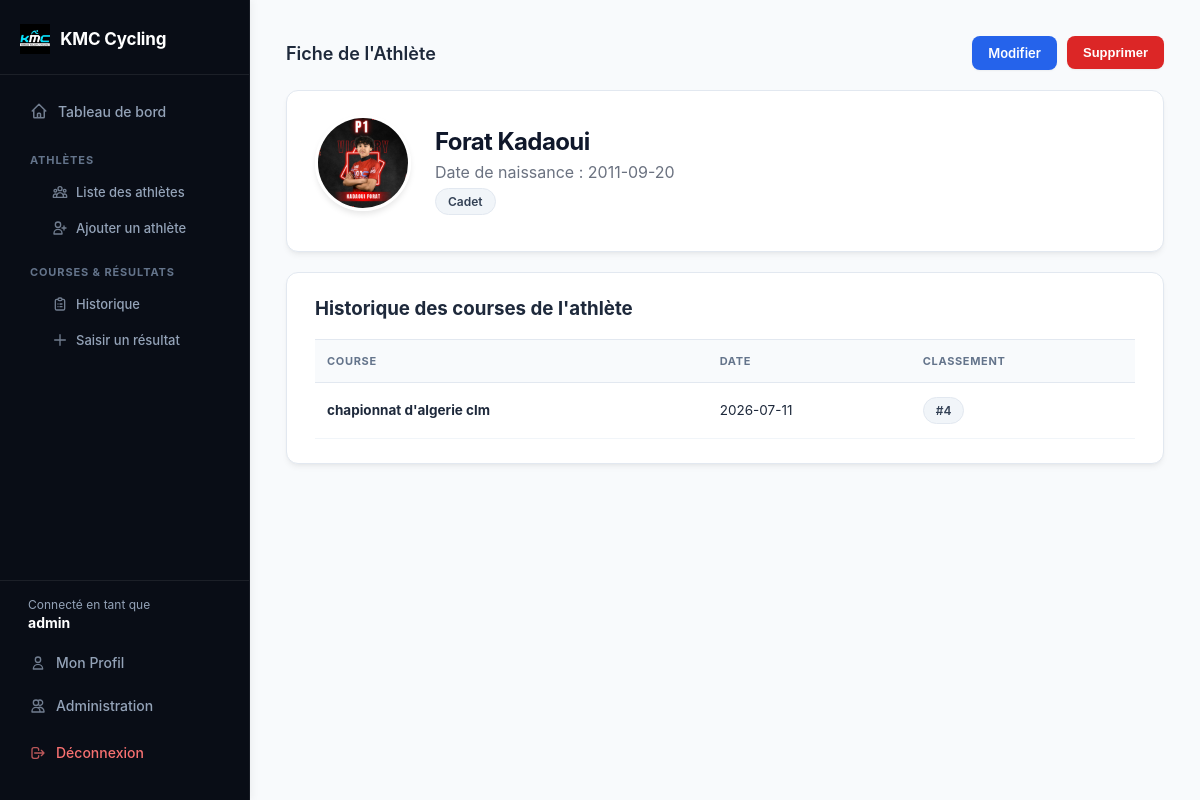
The app's page /athlete/1 (signed in) with its own data.
### tables this page shows
CREATE TABLE athletes (
            id INTEGER PRIMARY KEY AUTOINCREMENT,
            nom TEXT NOT NULL,
            prenom TEXT NOT NULL,
            date_naissance TEXT,
            categorie TEXT,
            nom_fichier TEXT
        );

CREATE TABLE resultats (
            id INTEGER PRIMARY KEY AUTOINCREMENT,
            athlete_id INTEGER,
            nom_course TEXT NOT NULL,
            date_course TEXT,
            classement INTEGER,
            FOREIGN KEY (athlete_id) REFERENCES athletes (id) ON DELETE CASCADE
        );

### app.py (the view)
@app.route('/athlete/<int:id>')
def profil_athlete(id):
    if 'user_id' not in session:
        return redirect(url_for('login'))
    conn = get_db_connection()
    athlete = conn.execute('SELECT * FROM athletes WHERE id = ?', (id,)).fetchone()
    if not athlete:
        conn.close()
        flash("Athlète introuvable.", "erreur")
        return redirect(url_for('liste_athletes'))
    resultats = conn.execute('SELECT * FROM resultats WHERE athlete_id = ? ORDER BY date_course DESC', (id,)).fetchall()
    conn.close()
    return render_template('profil_athlete.html', athlete=athlete, resultats=resultats)

### app.py (called while the page is built)
def get_db_connection():
    conn = sqlite3.connect('cyclisme.db')
    conn.row_factory = sqlite3.Row
    return conn

### templates/profil_athlete.html (shortened to what this page needs)
<!DOCTYPE html>
<html lang="fr">
<head>
    <link rel="stylesheet" href="{{ url_for('static', filename='style.css') }}">
</head>
<body>
    <div class="app-layout">
        {% include 'sidebar.html' %}
        <main class="content">
            <div class="container">
                <div class="entete-section">
                    <h2>Fiche de l'Athlète</h2>
                    <div style="display: flex; gap: 10px;">
                        <a href="{{ url_for('modifier_athlete', id=athlete.id) }}" class="bouton-export" style="background: #2563eb;">Modifier</a>
                        <form action="{{ url_for('supprimer_athlete', id=athlete.id) }}" method="POST" class="form-inline" onsubmit="return confirm('Voulez-vous vraiment supprimer cet athlète ?');">
                            <button type="submit" class="bouton-export" style="background: #dc2626; margin: 0; cursor: pointer;">Supprimer</button>
                        </form>
                    </div>
                </div>
                <div class="card" style="display: flex; align-items: center; gap: 24px; margin-bottom: 20px;">
                    {% if athlete.nom_fichier %}
                        <img src="{{ url_for('static', filename='uploads/' + athlete.nom_fichier) }}" class="avatar-grande">
                    {% else %}
                        <div class="avatar-grande-placeholder">{{ athlete.prenom[0] }}{{ athlete.nom[0] }}</div>
                    {% endif %}
                    <div>
                        <h1 style="margin: 0; text-transform: capitalize;">{{ athlete.prenom }} {{ athlete.nom }}</h1>
                        <p style="margin: 6px 0; color: #6b7280;">Date de naissance : {{ athlete.date_naissance or 'Non renseignée' }}</p>
                        <div><span class="badge-categorie">{{ athlete.categorie or 'Sans catégorie' }}</span></div>
                    </div>
                </div>
                <div class="card">
                    <h3 style="margin-top: 0;">Historique des courses de l'athlète</h3>
                    <table>
                        <thead>
                            <tr>
                                <th>Course</th>
                                <th>Date</th>
                                <th>Classement</th>
                            </tr>
                        </thead>
                        <tbody>
                            {% for r in resultats %}
                            <tr>
                                <td><strong>{{ r.nom_course }}</strong></td>
                                <td>{{ r.date_course }}</td>
                                <td><span class="badge-categorie">#{{ r.classement }}</span></td>
                            </tr>
                            {% else %}
                            <tr>
                                <td colspan="3">Aucun résultat enregistré pour cet athlète.</td>
                            </tr>
                            {% endfor %}
                        </tbody>
                    </table>
                </div>
            </div>
        </main>
    </div>
</body>
</html>

### static/style.css (style rules this page uses)
* { box-sizing: border-box; }
body { font-family: -apple-system, BlinkMacSystemFont, "Segoe UI", Roboto, Helvetica, Arial, sans-serif; background: #f8fafc; margin: 0; padding: 0; color: #1e293b; -webkit-font-smoothing: antialiased; }
h1 { margin-top: 0; font-size: 24px; font-weight: 700; color: #0f172a; letter-spacing: -0.025em; }
h2 { font-size: 18px; font-weight: 600; color: #1e293b; }
.app-layout { display: flex; min-height: 100vh; }
.content { flex: 1; padding: 36px; min-width: 0; }
.container { max-width: 1040px; margin: 0 auto; }
.card { background: #ffffff; border-radius: 12px; padding: 24px 28px; box-shadow: 0 4px 6px -1px rgba(0, 0, 0, 0.05), 0 2px 4px -2px rgba(0, 0, 0, 0.05); border: 1px solid #e2e8f0; }
.entete-section { display: flex; justify-content: space-between; align-items: center; margin-bottom: 20px; }
.entete-section h2 { margin: 0; }
.bouton-export { background: #0f172a; color: white; text-decoration: none; padding: 9px 16px; border-radius: 8px; font-size: 13px; font-weight: 600; transition: background-color 0.2s; box-shadow: 0 1px 2px rgba(0,0,0,0.05); }
button { margin-top: 20px; background: #dc2626; color: white; border: none; padding: 11px 20px; border-radius: 8px; font-weight: 600; cursor: pointer; font-size: 14px; transition: background-color 0.2s, transform 0.05s; }
.form-inline { display: inline; margin: 0; }
table { width: 100%; border-collapse: collapse; font-size: 13.5px; }
th, td { text-align: left; padding: 14px 12px; border-bottom: 1px solid #f1f5f9; vertical-align: middle; }
th { color: #64748b; font-size: 11px; text-transform: uppercase; letter-spacing: 0.06em; font-weight: 700; background-color: #f8fafc; border-top: 1px solid #e2e8f0; border-bottom: 1px solid #e2e8f0; }
.badge-categorie { background-color: #f1f5f9; color: #334155; padding: 5px 12px; border-radius: 9999px; font-size: 12px; font-weight: 600; display: inline-block; border: 1px solid #e2e8f0; }
.avatar-grande { width: 96px !important; height: 96px !important; border-radius: 50%; object-fit: cover; border: 3px solid #ffffff; display: block; margin-bottom: 16px; box-shadow: 0 4px 6px -1px rgba(0, 0, 0, 0.1); }

### records on screen
athletes: nom_fichier (picture), prenom "Forat", nom "Kadaoui", date_naissance "2011-09-20", categorie "Cadet"
resultats: nom_course "chapionnat d'algerie clm", date_course "2026-07-11", classement "4"

### other values on screen
{{ session.get('username', 'Utilisateur') }} "admin"
